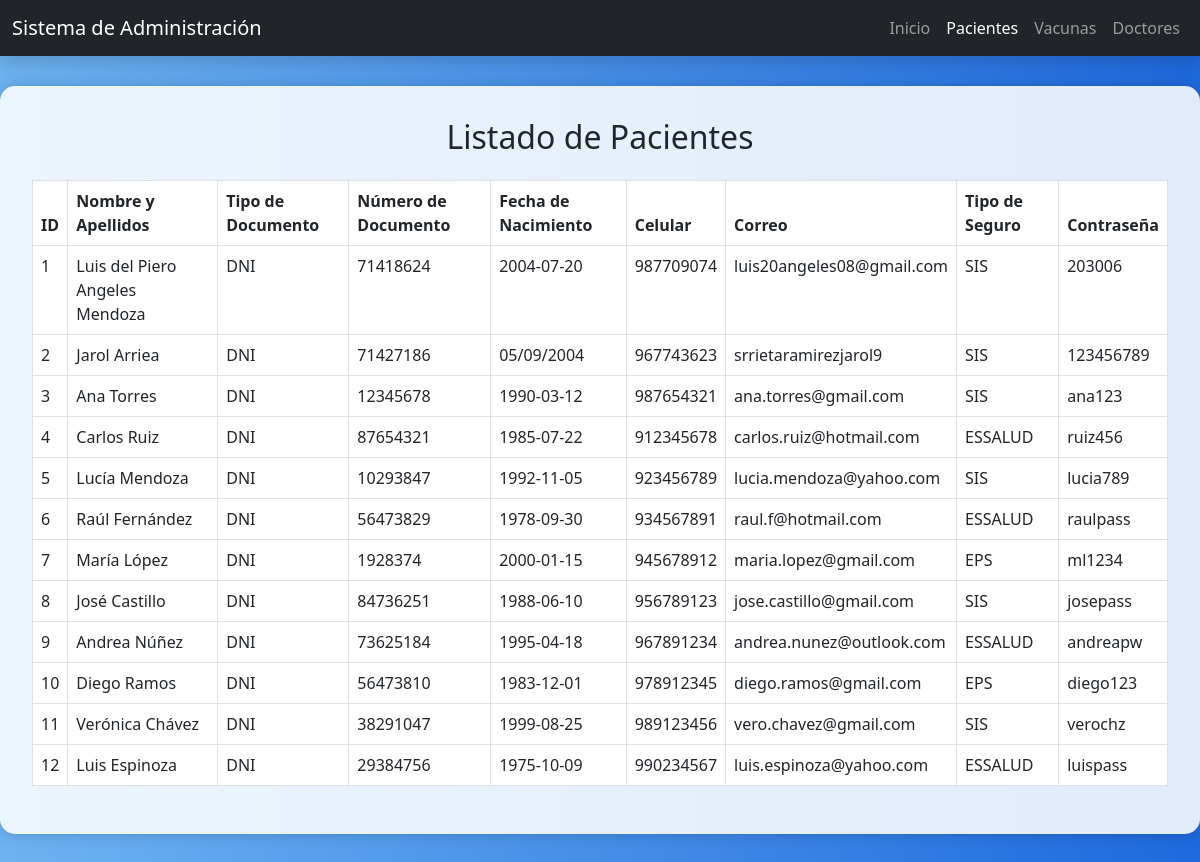
Screenshot of /Modulos/Administrador/pacientes.php with the database file from the repository.
### tables this page shows
CREATE TABLE `paciente` (
  `id` int(11) NOT NULL,
  `NombreApe` varchar(50) NOT NULL,
  `TipoDocumento` varchar(50) NOT NULL,
  `NumDocumento` int(50) NOT NULL,
  `FechaNacimiento` varchar(50) NOT NULL,
  `Celular` int(50) NOT NULL,
  `Correo` varchar(50) NOT NULL,
  `TipoSeguro` varchar(50) NOT NULL,
  `Contraseña` varchar(50) NOT NULL
);

### Modulos/Administrador/pacientes.php (the view, shortened to what this page needs)
<?php
include('../../Conexion.php');
?>
<!DOCTYPE html>
<html lang="es">
<head>
    <link href="https://cdn.jsdelivr.net/npm/bootstrap@5.3.0/dist/css/bootstrap.min.css" rel="stylesheet" />
</head>
<body>
<nav class="navbar navbar-expand-lg navbar-dark bg-dark shadow">
    <div class="container-fluid">
        <a class="navbar-brand" href="#">Sistema de Administración</a>
        <div class="collapse navbar-collapse" id="navbarNav">
            <ul class="navbar-nav ms-auto">
                <li class="nav-item"><a class="nav-link" href="Principal.php">Inicio</a></li>
                <li class="nav-item"><a class="nav-link active" href="pacientes.php">Pacientes</a></li>
                <li class="nav-item"><a class="nav-link" href="vacunas.php">Vacunas</a></li>
                <li class="nav-item"><a class="nav-link" href="doctores.php">Doctores</a></li>
            </ul>
        </div>
    </div>
</nav>
<div class="table-container">
    <h2 class="text-center mb-4">Listado de Pacientes</h2>
    <div class="table-responsive">
        <table class="table table-bordered table-hover">
            <thead>
                <tr>
                    <th>ID</th>
                    <th>Nombre y Apellidos</th>
                    <th>Tipo de Documento</th>
                    <th>Número de Documento</th>
                    <th>Fecha de Nacimiento</th>
                    <th>Celular</th>
                    <th>Correo</th>
                    <th>Tipo de Seguro</th>
                    <th>Contraseña</th>
                </tr>
            </thead>
            <tbody>
                <?php
                $result = $link->query("SELECT * FROM paciente");
                if ($result && $result->num_rows > 0) {
                    while ($row = $result->fetch_assoc()) {
                        echo "<tr>";
                        echo "<td>" . $row["id"] . "</td>";
                        echo "<td>" . htmlspecialchars($row["NombreApe"]) . "</td>";
                        echo "<td>" . htmlspecialchars($row["TipoDocumento"]) . "</td>";
                        echo "<td>" . htmlspecialchars($row["NumDocumento"]) . "</td>";
                        echo "<td>" . htmlspecialchars($row["FechaNacimiento"]) . "</td>";
                        echo "<td>" . htmlspecialchars($row["Celular"]) . "</td>";
                        echo "<td>" . htmlspecialchars($row["Correo"]) . "</td>";
                        echo "<td>" . htmlspecialchars($row["TipoSeguro"]) . "</td>";
                        echo "<td>" . htmlspecialchars($row["Contraseña"]) . "</td>";
                        echo "</tr>";
                    }
                } else {
                    echo "<tr><td colspan='9' class='text-center'>No se encontraron registros.</td></tr>";
                }
                ?>
            </tbody>
        </table>
    </div>
</div>
</body>
</html>

### Modulos/Administrador/pacientes.php (style rules this page uses)
body { background: linear-gradient(to right, #6db3f2, #1e69de); min-height: 100vh; }
.table-container { max-width: 1200px; background-color: #ffffffdd; padding: 2rem; border-radius: 15px; box-shadow: 0 0 15px rgba(0, 0, 0, 0.2); margin: 30px auto; }
.table thead { background-color: #1d3557; color: white; }

### rows the page displays
paciente: id "1", NombreApe "Luis del Piero Angeles Mendoza", TipoDocumento "DNI", NumDocumento "71418624", FechaNacimiento "2004-07-20", Celular "987709074", Correo "luis20angeles08@gmail.com", TipoSeguro "SIS", Contraseña "203006"
paciente: id "2", NombreApe "Jarol Arriea", TipoDocumento "DNI", NumDocumento "71427186", FechaNacimiento "05/09/2004", Celular "967743623", Correo "srrietaramirezjarol9", TipoSeguro "SIS", Contraseña "123456789"
paciente: id "3", NombreApe "Ana Torres", TipoDocumento "DNI", NumDocumento "12345678", FechaNacimiento "1990-03-12", Celular "987654321", Correo "ana.torres@gmail.com", TipoSeguro "SIS", Contraseña "ana123"
paciente: id "4", NombreApe "Carlos Ruiz", TipoDocumento "DNI", NumDocumento "87654321", FechaNacimiento "1985-07-22", Celular "912345678", Correo "carlos.ruiz@hotmail.com", TipoSeguro "ESSALUD", Contraseña "ruiz456"
paciente: id "5", NombreApe "Lucía Mendoza", TipoDocumento "DNI", NumDocumento "10293847", FechaNacimiento "1992-11-05", Celular "923456789", Correo "lucia.mendoza@yahoo.com", TipoSeguro "SIS", Contraseña "lucia789"
paciente: id "6", NombreApe "Raúl Fernández", TipoDocumento "DNI", NumDocumento "56473829", FechaNacimiento "1978-09-30", Celular "934567891", Correo "raul.f@hotmail.com", TipoSeguro "ESSALUD", Contraseña "raulpass"
paciente: id "7", NombreApe "María López", TipoDocumento "DNI", NumDocumento "1928374", FechaNacimiento "2000-01-15", Celular "945678912", Correo "maria.lopez@gmail.com", TipoSeguro "EPS", Contraseña "ml1234"
paciente: id "8", NombreApe "José Castillo", TipoDocumento "DNI", NumDocumento "84736251", FechaNacimiento "1988-06-10", Celular "956789123", Correo "jose.castillo@gmail.com", TipoSeguro "SIS", Contraseña "josepass"
paciente: id "9", NombreApe "Andrea Núñez", TipoDocumento "DNI", NumDocumento "73625184", FechaNacimiento "1995-04-18", Celular "967891234", Correo "andrea.nunez@outlook.com", TipoSeguro "ESSALUD", Contraseña "andreapw"
paciente: id "10", NombreApe "Diego Ramos", TipoDocumento "DNI", NumDocumento "56473810", FechaNacimiento "1983-12-01", Celular "978912345", Correo "diego.ramos@gmail.com", TipoSeguro "EPS", Contraseña "diego123"
paciente: id "11", NombreApe "Verónica Chávez", TipoDocumento "DNI", NumDocumento "38291047", FechaNacimiento "1999-08-25", Celular "989123456", Correo "vero.chavez@gmail.com", TipoSeguro "SIS", Contraseña "verochz"
paciente: id "12", NombreApe "Luis Espinoza", TipoDocumento "DNI", NumDocumento "29384756", FechaNacimiento "1975-10-09", Celular "990234567", Correo "luis.espinoza@yahoo.com", TipoSeguro "ESSALUD", Contraseña "luispass"
